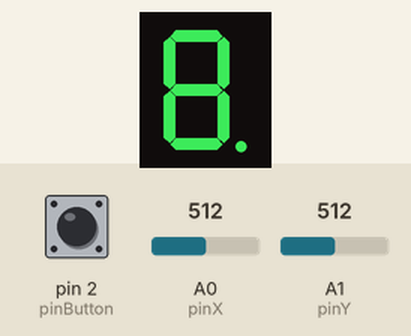
Recording of a sketch running on a simulated Arduino Uno, built with avr-gcc and run on an emulated ATmega328P. Parts: 1-digit seven-segment display. Wiring (inferred from the names in the program): 1-digit 7-segment display, segments lit when LOW: segments pin 4, pin 12, pin 11, pin 10, pin 5, pin 7, pin 13, pin 6. Inputs (shaded band) come from the test bench; at power-on: A0 (pinX) = 512, A1 (pinY) = 512, pin 2 (pinButton) HIGH. The segment pins are drawn as the display they are named for.

Above: at 0.75 s.
1.3 s: A0 (pinX) set to 390
At 1.65 s:
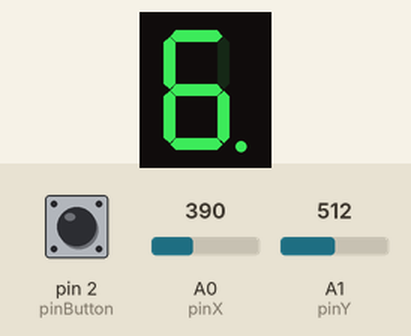
3.0 s: A1 (pinY) set to 593
4.5 s: A1 (pinY) set to 616
At 4.66 s:
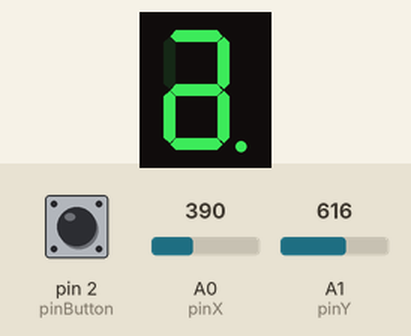
Timing chart, 0 to 7.5 s (numbered marks = the images above; inputs shaded):
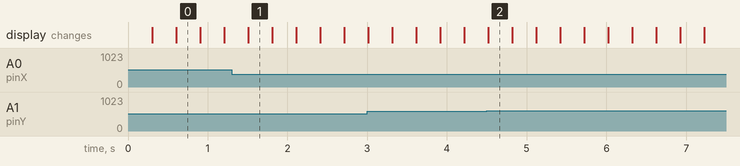

Measured:
- the behaviour switches between 600 and 601 on A1 (pinY) (found by bisection; images 1 and 2)
- after the input at 1.3 s, the display: changes after 0.21 s (image 1)
- after the input at 4.5 s, the display: changes at once (image 2)

The sketch:

Homework3.ino
```cpp
const int pinA = 6;
const int pinB = 4;
const int pinC = 12;
const int pinD = 11;
const int pinE = 10;
const int pinF = 5;
const int pinG = 7;
const int pinDP = 13;
const int pinX = A0;
const int pinY = A1;
const int pinButton = 2;
const int segSize = 8;

const int noAction = -1;
const int numberOfDirections = 4;
const int upDirection = 0;
const int downDirection = 1;
const int leftDirection = 2;
const int rightDirection = 3;
const int segmentsNextStatePins[segSize][numberOfDirections] = {
  { noAction, pinG, pinF, pinB },
  { pinA, pinG, pinF, noAction },
  { pinG, pinD, pinE, pinDP },
  { pinG, noAction, pinE, pinC },
  { pinG, pinD, noAction, pinC },
  { pinA, pinG, noAction, pinB },
  { pinA, pinD, noAction, noAction },
  { noAction, noAction, pinC, noAction }
};

const unsigned long buttonDebounceDelay = 100;
const unsigned long buttonLongPressDuration = 2000;
const int segmentBlinkTime = 300;

int segmentsPins[segSize] = { pinA, pinB, pinC, pinD, pinE, pinF, pinG, pinDP };
byte segmentsStates[segSize];

// The biggest Arduino pin to use it for the mapping below.
const int maxArduinoPin = 13;
// This mapping corelates the digital pins from the Arduino board (the index of the vector represents the pin number)
// to the index from the segmentsPins vector that corresponds to the segment from the 7-segment display that is
// controlled by that Arduino pin. The -1 value means that the pin is not used.
const int arduinoPinTo7SegmentDisplayPinMapping[maxArduinoPin + 1] = {-1, -1, -1, -1, 1, 5, 0, 6, -1, -1, 4, 3, 2, 7};

int currentSegmentIndex = 7;

byte buttonState = HIGH;
unsigned long buttonPressStartTime = 0;
byte buttonReading = HIGH;


int xValue = 0;
int yValue = 0;

bool joyMovedX = false;
bool joyMovedY = false;
int minThreshold = 400;
int maxThreshold = 600;

long lastSegmentBlink = 0;

byte blinkState = LOW;

void setup() {
  Serial.begin(9600);
  pinMode(pinButton, INPUT_PULLUP);
  pinMode(pinX, INPUT);
  pinMode(pinY, INPUT);
  for (int i = 0; i < segSize; i++) {
    pinMode(segmentsPins[i], OUTPUT);
  }
}

void loop() {
  xValue = analogRead(pinX);
  yValue = analogRead(pinY);

  if(millis() - lastSegmentBlink > segmentBlinkTime){
    blinkState = !blinkState;
    lastSegmentBlink = millis();
  }

  buttonReading = digitalRead(pinButton);
  if (buttonReading == LOW && buttonState == HIGH) {
    buttonPressStartTime = millis();
    buttonState = LOW;
  }

  if (buttonReading == HIGH && buttonState == LOW) {
    if (millis() - buttonPressStartTime > buttonDebounceDelay && millis() - buttonPressStartTime < buttonLongPressDuration) {
      segmentsStates[currentSegmentIndex] = !segmentsStates[currentSegmentIndex];
    } else {
      resetDisplaySegments();
    }
    buttonState = HIGH;
  }

  if (xValue < minThreshold && joyMovedX == false) {
    int nextSegmentPin = segmentsNextStatePins[currentSegmentIndex][leftDirection];
    if(nextSegmentPin != -1){
      currentSegmentIndex = arduinoPinTo7SegmentDisplayPinMapping[nextSegmentPin];
    }
    joyMovedX = true;
  }
  if (xValue > maxThreshold && joyMovedX == false) {
    int nextSegmentPin = segmentsNextStatePins[currentSegmentIndex][rightDirection];
    if(nextSegmentPin != -1){
      currentSegmentIndex = arduinoPinTo7SegmentDisplayPinMapping[nextSegmentPin];
    }
    joyMovedX = true;
  }
  if (xValue >= minThreshold && xValue <= maxThreshold) {
    joyMovedX = false;
  }

  if (yValue < minThreshold && joyMovedY == false) {
    int nextSegmentPin = segmentsNextStatePins[currentSegmentIndex][downDirection];
    if(nextSegmentPin != -1){
      currentSegmentIndex = arduinoPinTo7SegmentDisplayPinMapping[nextSegmentPin];
    }
    joyMovedY = true;
  }
  if (yValue > maxThreshold && joyMovedY == false) {
    int nextSegmentPin = segmentsNextStatePins[currentSegmentIndex][upDirection];
    if(nextSegmentPin != -1){
      currentSegmentIndex = arduinoPinTo7SegmentDisplayPinMapping[nextSegmentPin];
    }
    joyMovedY = true;
  }
  if (yValue >= minThreshold && yValue <= maxThreshold) {
    joyMovedY = false;
  }

  for(int segment = 0; segment < segSize; segment++){
    if(segment != currentSegmentIndex){
      digitalWrite(segmentsPins[segment], segmentsStates[segment]);
    } else {
      digitalWrite(segmentsPins[segment], blinkState);
    }
  }
}

void resetDisplaySegments() {
  for(int segment = 0; segment < segSize; segment++) {
    segmentsStates[segment] = LOW;
  }
  // Change current segment to be DP
  currentSegmentIndex = 7;
}
```
